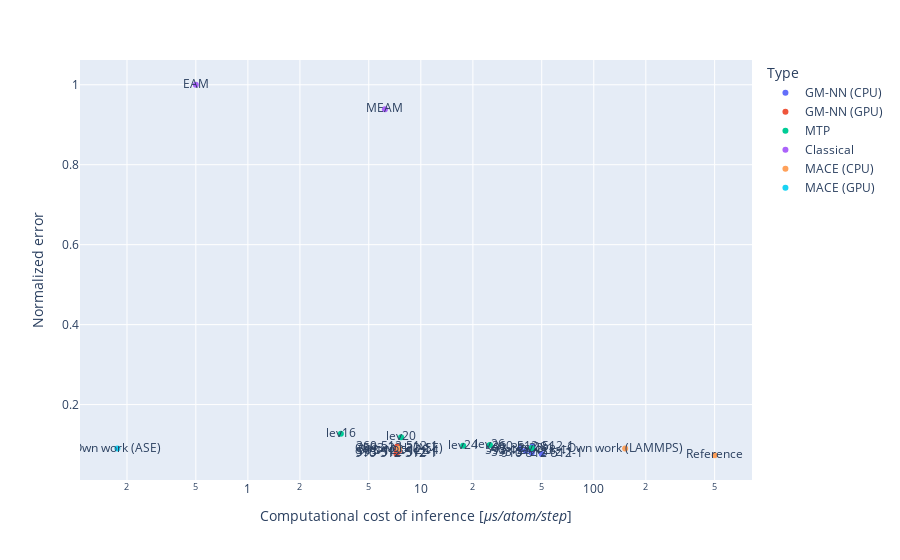

Here is the notebook cell this chart was saved with:
### Code cell
import plotly.express as px

fig = px.scatter(df, x='Cost', y='Normalized error', color='Type', text='Model', log_x=True)
fig.update_layout(
    xaxis_title=dict(text='Computational cost of inference [<i>μs/atom/step</i>]')
) 
#fig.update_layout(legend=dict(
#    yanchor
#))

### Figure 1 — Plotly figure (JSON) as saved in the notebook; plotly's stock layout.template omitted (floating-point values rounded to 4 significant figures)
{"data": [{"hovertemplate": "Type=GM-NN (CPU)<br>Cost=%{x}<br>Normalized error=%{y}<br>Model=%{text}<extra></extra>", "legendgroup": "GM-NN (CPU)", "marker": {"color": "#636efa", "symbol": "circle"}, "mode": "markers+text", "name": "GM-NN (CPU)", "orientation": "v", "showlegend": true, "text": ["593-512-512-1", "593-128-128-1", "593-32-32-1", "360-512-512-1", "910-512-512-1"], "type": "scatter", "x": [43.81, 40.42, 37.54, 44.25, 50.04], "xaxis": "x", "y": [0.07977, 0.0845, 0.08864, 0.09512, 0.07621], "yaxis": "y"}, {"hovertemplate": "Type=GM-NN (GPU)<br>Cost=%{x}<br>Normalized error=%{y}<br>Model=%{text}<extra></extra>", "legendgroup": "GM-NN (GPU)", "marker": {"color": "#EF553B", "symbol": "circle"}, "mode": "markers+text", "name": "GM-NN (GPU)", "orientation": "v", "showlegend": true, "text": ["593-512-512-1", "593-128-128-1", "593-32-32-1", "360-512-512-1", "910-512-512-1"], "type": "scatter", "x": [7.25, 7.47, 7.28, 7.3, 7.23], "xaxis": "x", "y": [0.07977, 0.0845, 0.08864, 0.09512, 0.07621], "yaxis": "y"}, {"hovertemplate": "Type=MTP<br>Cost=%{x}<br>Normalized error=%{y}<br>Model=%{text}<extra></extra>", "legendgroup": "MTP", "marker": {"color": "#00cc96", "symbol": "circle"}, "mode": "markers+text", "name": "MTP", "orientation": "v", "showlegend": true, "text": ["lev16", "lev20", "lev24", "lev26", "lev28"], "type": "scatter", "x": [3.45, 7.69, 17.57, 25.1, 43.78], "xaxis": "x", "y": [0.127, 0.1182, 0.09703, 0.09907, 0.09132], "yaxis": "y"}, {"hovertemplate": "Type=Classical<br>Cost=%{x}<br>Normalized error=%{y}<br>Model=%{text}<extra></extra>", "legendgroup": "Classical", "marker": {"color": "#ab63fa", "symbol": "circle"}, "mode": "markers+text", "name": "Classical", "orientation": "v", "showlegend": true, "text": ["EAM", "MEAM"], "type": "scatter", "x": [0.5, 6.2], "xaxis": "x", "y": [1, 0.939], "yaxis": "y"}, {"hovertemplate": "Type=MACE (CPU)<br>Cost=%{x}<br>Normalized error=%{y}<br>Model=%{text}<extra></extra>", "legendgroup": "MACE (CPU)", "marker": {"color": "#FFA15A", "symbol": "circle"}, "mode": "markers+text", "name": "MACE (CPU)", "orientation": "v", "showlegend": true, "text": ["Reference", "Own work (LAMMPS)", "Own work (ASE)"], "type": "scatter", "x": [500, 151.9, 7.465], "xaxis": "x", "y": [0.07329, 0.08998, 0.08998], "yaxis": "y"}, {"hovertemplate": "Type=MACE (GPU)<br>Cost=%{x}<br>Normalized error=%{y}<br>Model=%{text}<extra></extra>", "legendgroup": "MACE (GPU)", "marker": {"color": "#19d3f3", "symbol": "circle"}, "mode": "markers+text", "name": "MACE (GPU)", "orientation": "v", "showlegend": true, "text": ["Own work (ASE)"], "type": "scatter", "x": [0.1759], "xaxis": "x", "y": [0.08998], "yaxis": "y"}], "layout": {"legend": {"title": {"text": "Type"}, "tracegroupgap": 0}, "margin": {"t": 60}, "xaxis": {"anchor": "y", "domain": [0, 1], "title": {"text": "Computational cost of inference [<i>μs/atom/step</i>]"}, "type": "log"}, "yaxis": {"anchor": "x", "domain": [0, 1], "title": {"text": "Normalized error"}}}}
